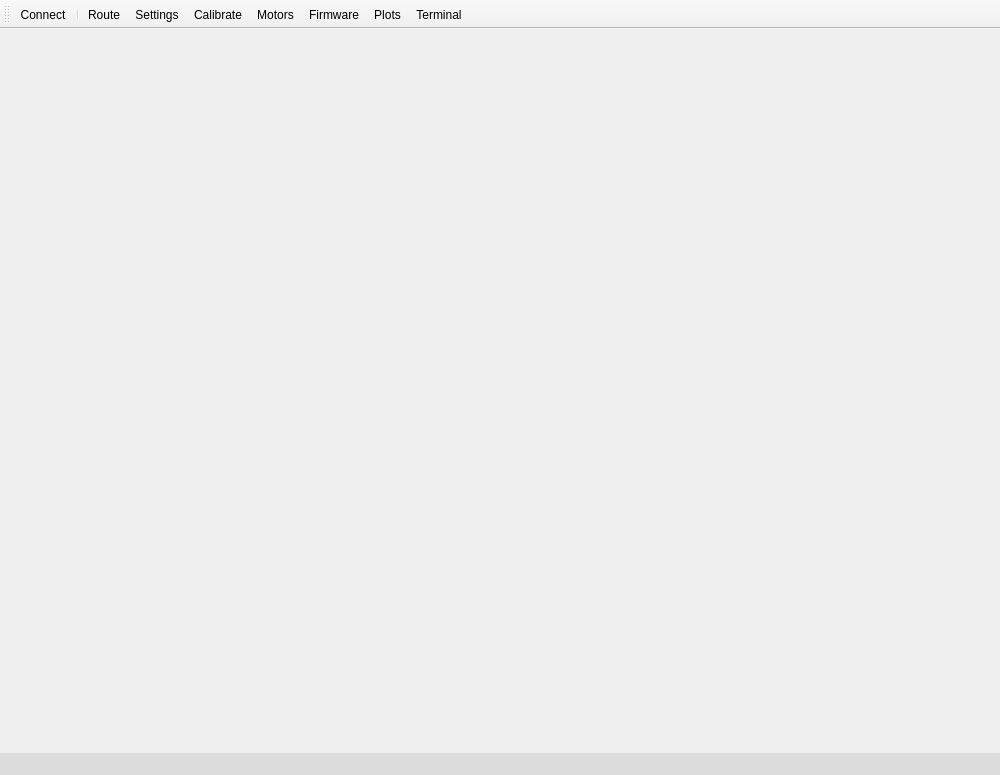
<?xml version="1.0" encoding="UTF-8"?>
<ui version="4.0">
 <class>Communicator</class>
 <widget class="QMainWindow" name="Communicator">
  <property name="geometry">
   <rect>
    <x>0</x>
    <y>0</y>
    <width>1000</width>
    <height>775</height>
   </rect>
  </property>
  <property name="sizePolicy">
   <sizepolicy hsizetype="Minimum" vsizetype="Minimum">
    <horstretch>0</horstretch>
    <verstretch>0</verstretch>
   </sizepolicy>
  </property>
  <property name="minimumSize">
   <size>
    <width>1000</width>
    <height>775</height>
   </size>
  </property>
  <property name="windowTitle">
   <string>AeroQuad Communicator</string>
  </property>
  <property name="windowIcon">
   <iconset resource="commuicator.qrc">
    <normaloff>:/icons/resources/AeroQuadIcon.ico</normaloff>:/icons/resources/AeroQuadIcon.ico</iconset>
  </property>
  <widget class="QWidget" name="centralWidget"/>
  <widget class="QMenuBar" name="menuBar">
   <property name="geometry">
    <rect>
     <x>0</x>
     <y>0</y>
     <width>1000</width>
     <height>21</height>
    </rect>
   </property>
  </widget>
  <widget class="QToolBar" name="mainToolBar">
   <property name="enabled">
    <bool>true</bool>
   </property>
   <property name="iconSize">
    <size>
     <width>40</width>
     <height>40</height>
    </size>
   </property>
   <property name="toolButtonStyle">
    <enum>Qt::ToolButtonTextUnderIcon</enum>
   </property>
   <attribute name="toolBarArea">
    <enum>TopToolBarArea</enum>
   </attribute>
   <attribute name="toolBarBreak">
    <bool>false</bool>
   </attribute>
   <addaction name="actionConnect"/>
   <addaction name="separator"/>
   <addaction name="actionRoute"/>
   <addaction name="actionSetup"/>
   <addaction name="actionCalibrate"/>
   <addaction name="actionMotors"/>
   <addaction name="actionFirmware"/>
   <addaction name="actionPlots"/>
   <addaction name="actionTerminal"/>
  </widget>
  <widget class="QStatusBar" name="statusBar">
   <property name="autoFillBackground">
    <bool>false</bool>
   </property>
   <property name="styleSheet">
    <string notr="true">background-color: rgb(220, 220, 220);</string>
   </property>
  </widget>
  <action name="actionConnect">
   <property name="icon">
    <iconset resource="commuicator.qrc">
     <normaloff>:/images/resources/AQConnect.svg</normaloff>:/images/resources/AQConnect.svg</iconset>
   </property>
   <property name="text">
    <string>Connect</string>
   </property>
  </action>
  <action name="actionStatus">
   <property name="icon">
    <iconset resource="commuicator.qrc">
     <normaloff>:/images/resources/AQState.svg</normaloff>:/images/resources/AQState.svg</iconset>
   </property>
   <property name="text">
    <string>Status</string>
   </property>
  </action>
  <action name="actionHome">
   <property name="enabled">
    <bool>true</bool>
   </property>
   <property name="icon">
    <iconset resource="commuicator.qrc">
     <normaloff>:/images/resources/AQMainMenu.svg</normaloff>:/images/resources/AQMainMenu.svg</iconset>
   </property>
   <property name="text">
    <string>Home</string>
   </property>
   <property name="visible">
    <bool>true</bool>
   </property>
  </action>
  <action name="actionCalibrate">
   <property name="icon">
    <iconset resource="commuicator.qrc">
     <normaloff>:/images/resources/AQCal.svg</normaloff>:/images/resources/AQCal.svg</iconset>
   </property>
   <property name="text">
    <string>Calibrate</string>
   </property>
  </action>
  <action name="actionSetup">
   <property name="icon">
    <iconset resource="commuicator.qrc">
     <normaloff>:/images/resources/AQConfig.svg</normaloff>:/images/resources/AQConfig.svg</iconset>
   </property>
   <property name="text">
    <string>Settings</string>
   </property>
  </action>
  <action name="actionTerminal">
   <property name="icon">
    <iconset resource="commuicator.qrc">
     <normaloff>:/images/resources/AQTerminal.svg</normaloff>:/images/resources/AQTerminal.svg</iconset>
   </property>
   <property name="text">
    <string>Terminal</string>
   </property>
  </action>
  <action name="actionPlots">
   <property name="icon">
    <iconset resource="commuicator.qrc">
     <normaloff>:/images/resources/AQPlot.svg</normaloff>:/images/resources/AQPlot.svg</iconset>
   </property>
   <property name="text">
    <string>Plots</string>
   </property>
  </action>
  <action name="actionFirmware">
   <property name="icon">
    <iconset resource="commuicator.qrc">
     <normaloff>:/images/resources/AQupload.svg</normaloff>
     <normalon>:/images/resources/AQupload.svg</normalon>:/images/resources/AQupload.svg</iconset>
   </property>
   <property name="text">
    <string>Firmware</string>
   </property>
   <property name="toolTip">
    <string>Upload Firmware</string>
   </property>
  </action>
  <action name="actionRoute">
   <property name="icon">
    <iconset resource="commuicator.qrc">
     <normaloff>:/images/resources/AQGlobe.svg</normaloff>:/images/resources/AQGlobe.svg</iconset>
   </property>
   <property name="text">
    <string>Route</string>
   </property>
   <property name="toolTip">
    <string>Upload navigation routes</string>
   </property>
  </action>
  <action name="actionTest">
   <property name="icon">
    <iconset resource="commuicator.qrc">
     <normaloff>:/images/resources/debug.png</normaloff>:/images/resources/debug.png</iconset>
   </property>
   <property name="text">
    <string>Test</string>
   </property>
   <property name="toolTip">
    <string>Test Panel</string>
   </property>
  </action>
  <action name="actionMotors">
   <property name="icon">
    <iconset resource="commuicator.qrc">
     <normaloff>:/images/resources/motor.png</normaloff>:/images/resources/motor.png</iconset>
   </property>
   <property name="text">
    <string>Motors</string>
   </property>
   <property name="toolTip">
    <string>Test Motors</string>
   </property>
  </action>
 </widget>
 <layoutdefault spacing="6" margin="11"/>
 <resources>
  <include location="commuicator.qrc"/>
 </resources>
 <connections/>
</ui>
